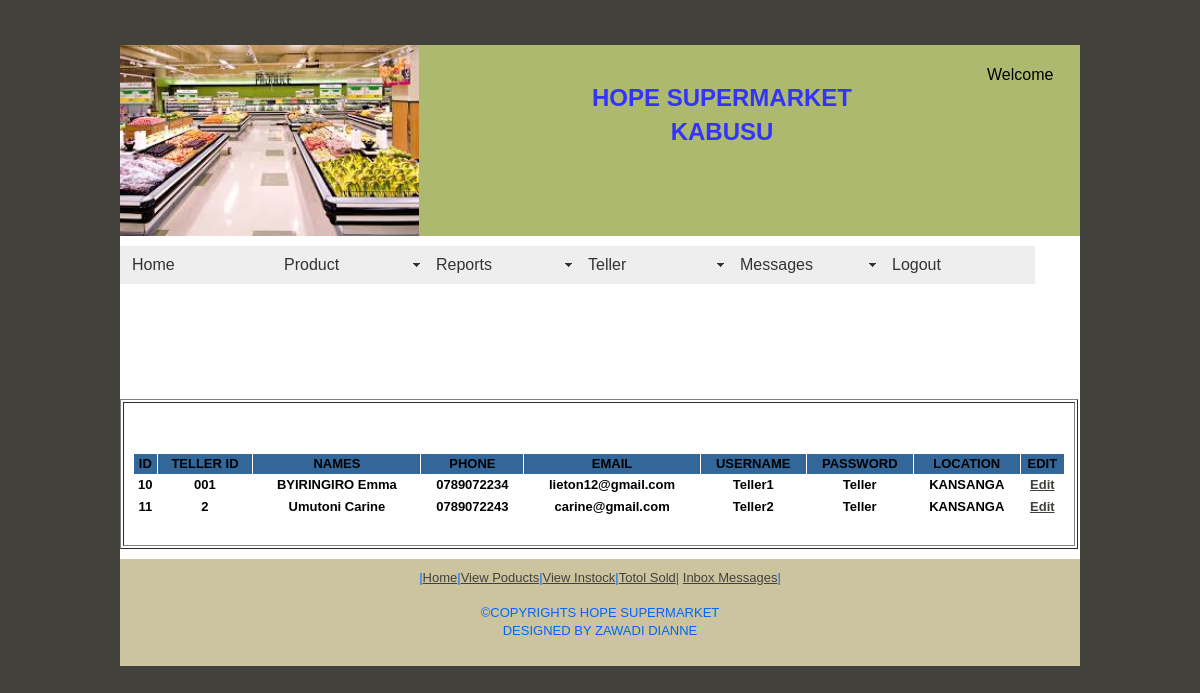
Page /editteller.php (signed in) on the committed database.
### tables this page shows
CREATE TABLE `teller` (
  `id` int(3) NOT NULL auto_increment,
  `teller_id` varchar(10) NOT NULL,
  `teller_names` varchar(30) NOT NULL,
  `teller_pnumber` varchar(20) NOT NULL,
  `teller_email` varchar(20) NOT NULL,
  `teller_username` varchar(20) NOT NULL,
  `teller_password` varchar(25) NOT NULL,
  `teller_location` varchar(30) NOT NULL,
  PRIMARY KEY  (`id`),
  UNIQUE KEY `teller_username` (`teller_username`)
);

### editteller.php (the view, shortened to what this page needs)
<?php require_once('Connections/supermarket.php'); ?>
<?php
$logoutAction = $_SERVER['PHP_SELF']."?doLogout=true";
?>
<?php
if (!function_exists("GetSQLValueString")) {
function GetSQLValueString($theValue, $theType, $theDefinedValue = "", $theNotDefinedValue = "")
{
  $theValue = function_exists("mysql_real_escape_string") ? mysql_real_escape_string($theValue) : mysql_escape_string($theValue);
  switch ($theType) {
    case "text":
      $theValue = ($theValue != "") ? "'" . $theValue . "'" : "NULL";
      break;
  }
  return $theValue;
}
}
$colname_rsUsername = "-1";
if (isset($_SESSION['MM_Username'])) {
  $colname_rsUsername = $_SESSION['MM_Username'];
}
$query_rsUsername = sprintf("SELECT username FROM login WHERE username = %s", GetSQLValueString($colname_rsUsername, "text"));
$rsUsername = mysql_query($query_rsUsername, $supermarket) or die(mysql_error());
$row_rsUsername = mysql_fetch_assoc($rsUsername);
$query_rsTellerView = "SELECT * FROM teller";
$rsTellerView = mysql_query($query_rsTellerView, $supermarket) or die(mysql_error());
$row_rsTellerView = mysql_fetch_assoc($rsTellerView);
?>
<!DOCTYPE html PUBLIC "-//W3C//DTD XHTML 1.0 Transitional//EN" "http://www.w3.org/TR/xhtml1/DTD/xhtml1-transitional.dtd">
<html xmlns="http://www.w3.org/1999/xhtml">
<head>
<link href="SpryAssets/SpryMenuBarHorizontal.css" rel="stylesheet" type="text/css" />
</head>
<body>
<br/><br/>
<div class="container">
  <div class="header"><a href="#"><img src="_images/images_021.jpg" alt="Insert Logo Here" name="Insert_logo" width="299" height="191" id="Insert_logo" style="background-color: #C6D580; display:block;" /></a>
    <div id="apDiv2">
      <h2 align="center"><b><font color="#3333FF"H>HOPE SUPERMARKET KABUSU</font></b></h2></div>
    </div>
  <div class="content">
    <ul id="MenuBar1" class="MenuBarHorizontal">
      <li><a href="home.php">Home</a>      </li>
      <li><a href="#" class="MenuBarItemSubmenu">Product</a>
      </li>
      <li><a href="#" class="MenuBarItemSubmenu">Reports</a>
      </li>
      <li><a href="#" class="MenuBarItemSubmenu">Teller</a>
      </li>
      <li><a href="#" class="MenuBarItemSubmenu">Messages</a>
      </li>
      <li><a href="<?php echo $logoutAction ?>">Logout</a></li>
    </ul>
    <div id="apDiv1">
      <table border="0" cellpadding="1" cellspacing="1">
        <tr>
          <td width="213">Welcome</td>
        </tr>
        <?php do { ?>
          <tr>
            <td><?php echo $row_rsUsername['username']; ?></td>
          </tr>
          <?php } while ($row_rsUsername = mysql_fetch_assoc($rsUsername)); ?>
      </table>
    </div>
    <p>&nbsp;</p>
    <p>&nbsp;</p>
    <p>&nbsp;</p>
    <p>&nbsp;</p>
      <table width="958" height="150" border="1">
      <tr>
        <th scope="col">&nbsp;
         <font size="2"> <table width="932" border="0" align="center" cellpadding="1" cellspacing="1">
           <tr bgcolor="#336699">
              <td>ID</td>
              <td>TELLER ID</td>
              <td>NAMES</td>
              <td>PHONE </td>
              <td>EMAIL</td>
              <td>USERNAME</td>
              <td>PASSWORD</td>
              <td>LOCATION</td>
              <td>EDIT</td>
            </tr>
            <?php do { ?>
              <tr>
                <td><?php echo $row_rsTellerView['id']; ?></td>
                <td><?php echo $row_rsTellerView['teller_id']; ?></td>
                <td><?php echo $row_rsTellerView['teller_names']; ?></td>
                <td><?php echo $row_rsTellerView['teller_pnumber']; ?></td>
                <td><?php echo $row_rsTellerView['teller_email']; ?></td>
                <td><?php echo $row_rsTellerView['teller_username']; ?></td>
                <td><?php echo $row_rsTellerView['teller_password']; ?></td>
                <td><?php echo $row_rsTellerView['teller_location']; ?></td>
                <td><a href="editteller2.php?id=<?php echo $row_rsTellerView['id']; ?>">Edit</a></td>
              </tr>
              <?php } while ($row_rsTellerView = mysql_fetch_assoc($rsTellerView)); ?>
          </table>   </font>     </th>
      </tr>
    </table>
  </div>
    <?php include("_includes/footer1.php");?>
  <br/><br/>
</body>
</html>

### SpryAssets/SpryMenuBarHorizontal.css (style rules this page uses)
ul.MenuBarHorizontal { margin: 0; padding: 0; list-style-type: none; font-size: 100%; cursor: default; width: auto; }
ul.MenuBarHorizontal li { margin: 0; padding: 0; list-style-type: none; font-size: 100%; position: relative; text-align: left; cursor: pointer; width: 9.5em; float: left; }
ul.MenuBarHorizontal a { display: block; cursor: pointer; background-color: #EEE; padding: 0.5em 0.75em; color: #333; text-decoration: none; width: 8.2em; }
ul.MenuBarHorizontal a.MenuBarItemSubmenu { background-image: url(SpryMenuBarDown.gif); background-repeat: no-repeat; background-position: 95% 50%; }

### editteller.php (style rules this page uses)
ul, ol, dl { padding: 0; margin: 0; }
h1, h2, h3, h4, h5, h6, p { margin-top: 0; padding-right: 15px; padding-left: 15px; }
a img { border: none; }
a:link { color: #42413C; text-decoration: underline; }
.container { width: 960px; background-color: #FFF; margin: 0 auto; }
.header { background-color: #ADB96E; }
.content { padding: 10px 0; }
#apDiv1 { position: absolute; width: 190px; height: 59px; z-index: 1; left: 985px; top: 62px; }
#apDiv2 { position: absolute; width: 370px; height: 83px; z-index: 2; left: 537px; top: 81px; }

### rows in the picture
teller: id "10", teller "001", teller_names "BYIRINGIRO Emma", teller_pnumber "0789072234", teller_email "lieton12@gmail.com", teller_username "Teller1", teller_password "Teller", teller_location "KANSANGA"
teller: id "11", teller "2", teller_names "Umutoni Carine", teller_pnumber "0789072243", teller_email "carine@gmail.com", teller_username "Teller2", teller_password "Teller", teller_location "KANSANGA"
